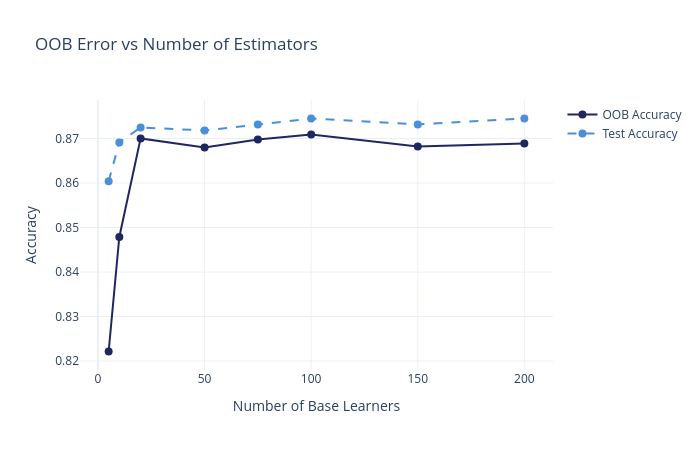

The notebook cell saved with this chart:
### Markdown cell above
---
## 10. OOB Error by n_estimators

### Code cell
# Sweep n_estimators to show variance reduction over ensemble size
n_est_values = [5, 10, 20, 50, 75, 100, 150, 200]
oob_results = []

for n_est in n_est_values:
    bag_temp = Pipeline([
        ("prep", prep_tree),
        ("clf", BaggingClassifier(
            estimator=DecisionTreeClassifier(
                max_depth=ensemble.estimators_[0].max_depth,
                class_weight="balanced",
                random_state=RANDOM_STATE,
            ),
            n_estimators=n_est,
            max_samples=ensemble.max_samples,
            max_features=ensemble.max_features,
            oob_score=True,
            random_state=RANDOM_STATE,
        )),
    ])
    bag_temp.fit(X_train, y_train)
    oob_score = bag_temp.named_steps["clf"].oob_score_
    
    # Test score for comparison
    y_pred_temp = bag_temp.predict(X_test)
    test_score = accuracy_score(y_test, y_pred_temp)
    
    oob_results.append({
        "n_estimators": n_est,
        "oob_accuracy": oob_score,
        "test_accuracy": test_score,
    })

df_oob = pd.DataFrame(oob_results)

fig = go.Figure()
fig.add_trace(go.Scatter(
    x=df_oob["n_estimators"], y=df_oob["oob_accuracy"],
    name="OOB Accuracy", mode="lines+markers",
    line=dict(color=COLORS["navy"], width=2),
    marker=dict(size=8),
))
fig.add_trace(go.Scatter(
    x=df_oob["n_estimators"], y=df_oob["test_accuracy"],
    name="Test Accuracy", mode="lines+markers",
    line=dict(color=COLORS["accent"], width=2, dash="dash"),
    marker=dict(size=8),
))

fig.update_layout(
    title="OOB Error vs Number of Estimators",
    xaxis_title="Number of Base Learners",
    yaxis_title="Accuracy",
    height=450, width=700,
)
fig.show()
save_chart(fig, MODEL_SLUG, "oob_vs_estimators")

### Figure 1 — Plotly figure (JSON) as saved in the notebook; plotly's stock layout.template omitted (floating-point values rounded to 4 significant figures)
{"data": [{"line": {"color": "#1E2761", "width": 2}, "marker": {"size": 8}, "mode": "lines+markers", "name": "OOB Accuracy", "type": "scatter", "x": [5, 10, 20, 50, 75, 100, 150, 200], "y": [0.8221, 0.8479, 0.87, 0.868, 0.8698, 0.8709, 0.8682, 0.8689]}, {"line": {"color": "#4A90D9", "dash": "dash", "width": 2}, "marker": {"size": 8}, "mode": "lines+markers", "name": "Test Accuracy", "type": "scatter", "x": [5, 10, 20, 50, 75, 100, 150, 200], "y": [0.8604, 0.8691, 0.8725, 0.8718, 0.8732, 0.8745, 0.8732, 0.8745]}], "layout": {"height": 450, "title": {"text": "OOB Error vs Number of Estimators"}, "width": 700, "xaxis": {"title": {"text": "Number of Base Learners"}}, "yaxis": {"title": {"text": "Accuracy"}}}}
